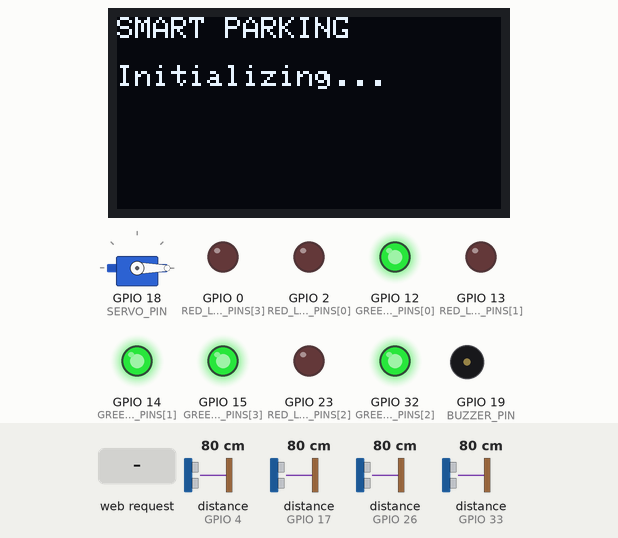
A program run on a simulated ESP32. Parts: 128×64 one-colour display, servo, output pins drawn as LEDs (lit = HIGH), buzzer (waves = sounding, pin HIGH). Wiring (from diagram.json): 4 × ultrasonic range finder: trigger GPIO 5, echo GPIO 17 / trigger GPIO 16, echo GPIO 4 / trigger GPIO 27, echo GPIO 26 / trigger GPIO 25, echo GPIO 33. The inputs (shaded band) are chosen by the test bench; at power-on: distance to the obstacle (sensors on GPIO 4, GPIO 17, GPIO 26, GPIO 33) 80 cm. The echo pulse lasts 58.3 µs per cm; WiFi joins after 1.5 s; servers stay silent unless stated; servo pulses on a pin are drawn as a servo (544–2400 µs = 0–180°); pins used as bus, display or sensor lines are not drawn; what the program prints to the serial monitor is not drawn.

Above: at 0.4 s.
At 3.1 s:
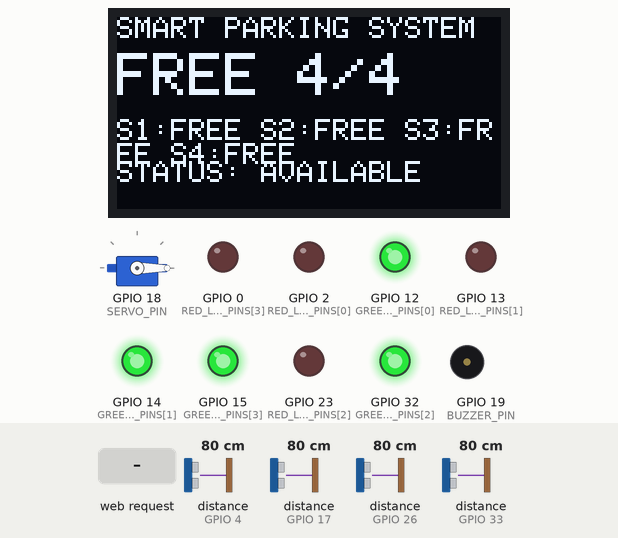
3.2 s: HTTP request GET /api/gate/open received
At 4.7 s:
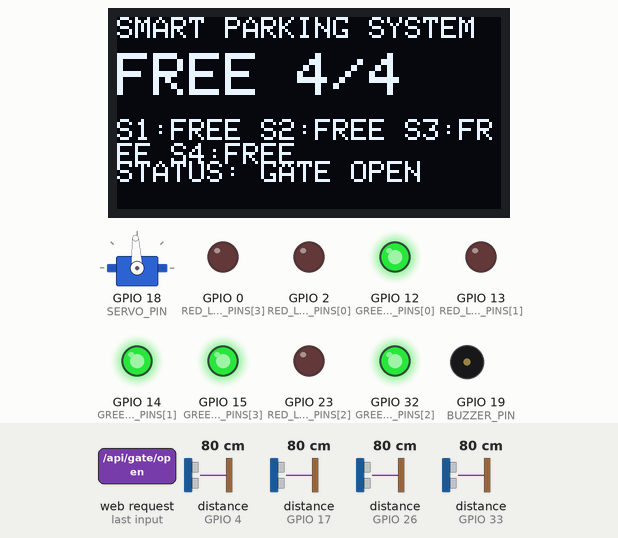
6.2 s: distance to the obstacle (sensor on GPIO 4) set to 37 cm
8.8 s: distance to the obstacle (sensor on GPIO 4) set to 31 cm
At 11.6 s:
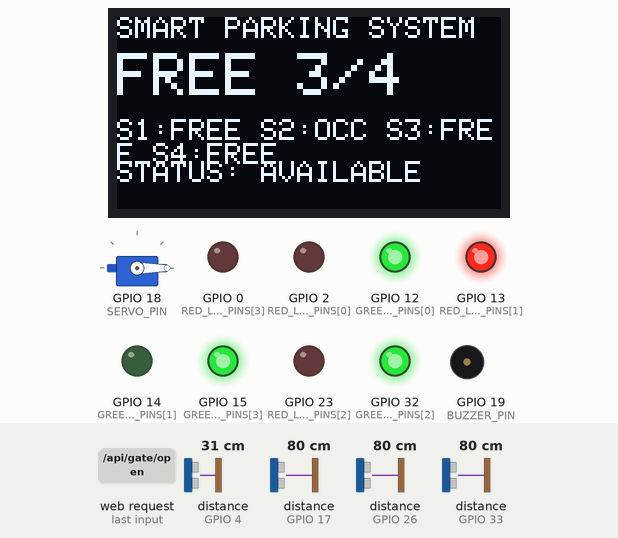
11.8 s: HTTP request GET /api/gate/open received
At 12.4 s:
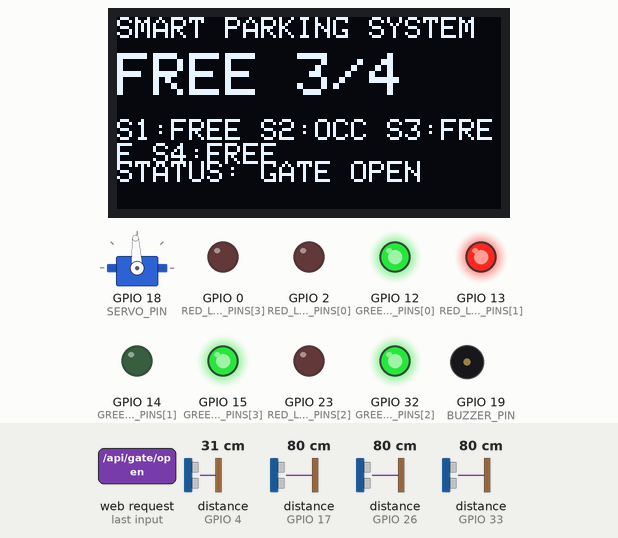
14.8 s: distance to the obstacle (sensor on GPIO 17) set to 38 cm
17.7 s: distance to the obstacle (sensor on GPIO 17) set to 31 cm
At 20.7 s:
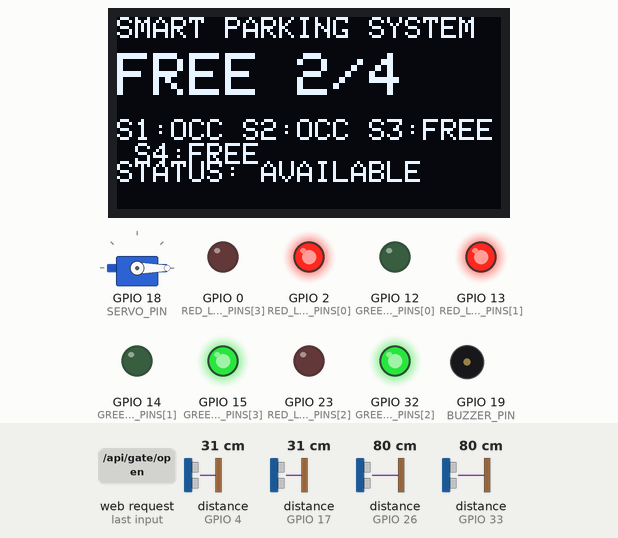
Timing chart, 0 to 21.7 s (numbered marks = the images above; inputs shaded):
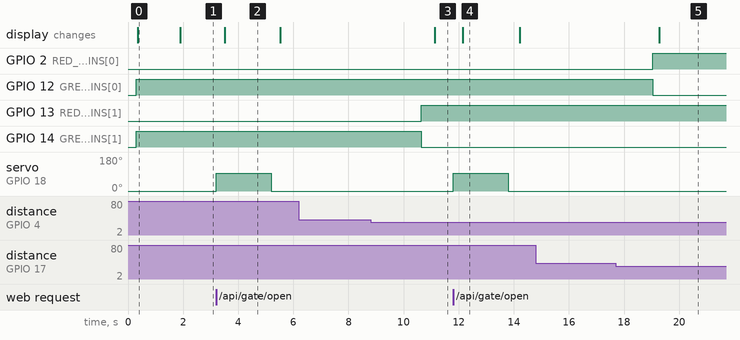

Measured:
- the behaviour switches between 35 and 34 cm on distance to the obstacle (sensor on GPIO 4) (found by bisection; images 2 and 3)
- the behaviour switches between 35 and 34 cm on distance to the obstacle (sensor on GPIO 17) (found by bisection; images 4 and 5)
- after the input at 3.2 s, servo on GPIO 18 (SERVO_PIN): 0° → 93° at once, → 0° 2.0 s later; the display: changes after 0.31 s (image 2)
- after the input at 6.2 s, every drawn part: stays the same
- after the input at 8.8 s, GPIO 13 (RED_LED_PINS[1]): LOW → HIGH after 1.8 s; GPIO 14 (GREEN_LED_PINS[1]): HIGH → LOW after 1.8 s; the display: changes after 2.3 s (image 3)
- after the input at 11.8 s, servo on GPIO 18 (SERVO_PIN): 0° → 93° at once, → 0° 2.0 s later; the display: changes after 0.34 s (image 4)
- after the input at 14.8 s, every drawn part: stays the same
- after the input at 17.7 s, GPIO 2 (RED_LED_PINS[0]): LOW → HIGH after 1.3 s; GPIO 12 (GREEN_LED_PINS[0]): HIGH → LOW after 1.3 s; the display: changes after 1.6 s (image 5)
- what the display in image 0 shows lasts 1.5 s, from 0.4 s to 1.9 s

The program:

main.cpp
```cpp
#include <Arduino.h>
#include <WiFi.h>
#include <WebServer.h>
#include <Wire.h>
#include <Adafruit_GFX.h>
#include <Adafruit_SSD1306.h>

#include "config.h"

// ============================================================
// Smart Parking System - ESP32
// PlatformIO + Arduino framework
// ============================================================

Adafruit_SSD1306 display(128, 64, &Wire, -1);
WebServer server(WEB_PORT);

struct SlotState {
  bool occupied = false;
  bool pending = false;
  bool pendingDecision = false;
  uint32_t pendingSince = 0;
  float distanceCm = 999.0f;
};

SlotState slots[SLOT_COUNT];

bool displayReady = false;
bool wifiStationConnected = false;
bool apMode = false;

bool gateOpen = false;
uint32_t gateOpenedAt = 0;

uint32_t lastSensorScan = 0;
uint32_t lastOledUpdate = 0;
uint32_t lastSerialUpdate = 0;
uint32_t lastFullAlert = 0;

// -----------------------------
// Helpers
// -----------------------------

String slotLabel(uint8_t index) {
  return "S" + String(index + 1);
}

uint8_t availableSlots() {
  uint8_t freeCount = 0;
  for (uint8_t i = 0; i < SLOT_COUNT; ++i) {
    if (!slots[i].occupied) {
      ++freeCount;
    }
  }
  return freeCount;
}

// -----------------------------
// Ultrasonic sensor
// -----------------------------

float readDistanceOnce(uint8_t trigPin, uint8_t echoPin) {
  digitalWrite(trigPin, LOW);
  delayMicroseconds(3);

  digitalWrite(trigPin, HIGH);
  delayMicroseconds(10);
  digitalWrite(trigPin, LOW);

  unsigned long pulseUs = pulseIn(echoPin, HIGH, ECHO_TIMEOUT_US);

  if (pulseUs == 0) {
    return NAN;
  }

  float cm = static_cast<float>(pulseUs) / 58.0f;

  if (cm < 2.0f || cm > 400.0f) {
    return NAN;
  }

  return cm;
}

float averageValid(float values[], uint8_t count) {
  // Simple insertion sort.
  for (uint8_t i = 1; i < count; ++i) {
    float key = values[i];
    int8_t j = static_cast<int8_t>(i) - 1;

    while (j >= 0 && values[j] > key) {
      values[j + 1] = values[j];
      --j;
    }
    values[j + 1] = key;
  }

  // Trim one low and one high value when enough valid samples exist.
  uint8_t start = (count >= 5) ? 1 : 0;
  uint8_t end = (count >= 5) ? count - 1 : count;

  float sum = 0.0f;
  uint8_t used = 0;

  for (uint8_t i = start; i < end; ++i) {
    sum += values[i];
    ++used;
  }

  return used ? sum / used : NAN;
}

float readFilteredDistance(uint8_t index) {
  float values[SENSOR_SAMPLES];
  uint8_t validCount = 0;

  for (uint8_t i = 0; i < SENSOR_SAMPLES; ++i) {
    float cm = readDistanceOnce(TRIG_PINS[index], ECHO_PINS[index]);

    if (!isnan(cm)) {
      values[validCount++] = cm;
    }

    delay(4);
  }

  if (validCount < 2) {
    return 999.0f;
  }

  float result = averageValid(values, validCount);
  return isnan(result) ? 999.0f : result;
}

// -----------------------------
// LEDs and slot state
// -----------------------------

void updateSlotLeds(uint8_t index) {
  if (slots[index].occupied) {
    digitalWrite(GREEN_LED_PINS[index], LOW);
    digitalWrite(RED_LED_PINS[index], HIGH);
  } else {
    digitalWrite(GREEN_LED_PINS[index], HIGH);
    digitalWrite(RED_LED_PINS[index], LOW);
  }
}

void updateSlotState(uint8_t index, float distanceCm) {
  slots[index].distanceCm = distanceCm;

  // Invalid/no-echo readings are treated as FREE for safety.
  bool decision = distanceCm < OCCUPIED_THRESHOLD_CM[index];

  if (decision == slots[index].occupied) {
    slots[index].pending = false;
    return;
  }

  if (!slots[index].pending || slots[index].pendingDecision != decision) {
    slots[index].pending = true;
    slots[index].pendingDecision = decision;
    slots[index].pendingSince = millis();
    return;
  }

  if (millis() - slots[index].pendingSince >= STATE_DEBOUNCE_MS) {
    slots[index].occupied = decision;
    slots[index].pending = false;
    updateSlotLeds(index);
  }
}

// -----------------------------
// Servo gate - ESP32 Arduino core 3.x LEDC API
// -----------------------------

uint32_t servoDutyFromAngle(uint8_t angle) {
  // 0.5 ms to 2.5 ms pulse width over a 20 ms period.
  const float pulseUs = 500.0f + (static_cast<float>(angle) / 180.0f) * 2000.0f;
  const float maxDuty = static_cast<float>((1UL << SERVO_RESOLUTION_BITS) - 1UL);
  return static_cast<uint32_t>((pulseUs / 20000.0f) * maxDuty);
}

void setGateAngle(uint8_t angle) {
  angle = constrain(angle, 0, 180);
  ledcWrite(SERVO_PIN, servoDutyFromAngle(angle));
  gateOpen = (angle > 45);
}

void openGate() {
  if (availableSlots() == 0) {
    return;
  }

  setGateAngle(GATE_OPEN_ANGLE);
  gateOpenedAt = millis();
}

void closeGate() {
  setGateAngle(GATE_CLOSED_ANGLE);
}

void serviceGate() {
  if (gateOpen && millis() - gateOpenedAt >= GATE_OPEN_TIME_MS) {
    closeGate();
  }
}

// -----------------------------
// Buzzer
// -----------------------------

void beepFullAlert() {
  digitalWrite(BUZZER_PIN, HIGH);
  delay(120);
  digitalWrite(BUZZER_PIN, LOW);
  delay(120);
  digitalWrite(BUZZER_PIN, HIGH);
  delay(120);
  digitalWrite(BUZZER_PIN, LOW);
}

// -----------------------------
// OLED
// -----------------------------

void drawOLED() {
  if (!displayReady) {
    return;
  }

  uint8_t freeCount = availableSlots();

  display.clearDisplay();
  display.setTextColor(SSD1306_WHITE);

  display.setTextSize(1);
  display.setCursor(0, 0);
  display.println("SMART PARKING SYSTEM");

  display.setTextSize(2);
  display.setCursor(0, 12);
  display.print("FREE ");
  display.print(freeCount);
  display.print("/");
  display.println(SLOT_COUNT);

  display.setTextSize(1);
  display.setCursor(0, 34);

  for (uint8_t i = 0; i < SLOT_COUNT; ++i) {
    display.print(slotLabel(i));
    display.print(":");
    display.print(slots[i].occupied ? "OCC " : "FREE ");
  }

  display.setCursor(0, 48);

  if (freeCount == 0) {
    display.println("STATUS: PARKING FULL");
  } else if (gateOpen) {
    display.println("STATUS: GATE OPEN");
  } else {
    display.println("STATUS: AVAILABLE");
  }

  display.display();
}

// -----------------------------
// Serial output
// -----------------------------

void printStatus() {
  Serial.println();
  Serial.println("================================");
  Serial.println(" SMART PARKING SYSTEM");
  Serial.println("================================");

  for (uint8_t i = 0; i < SLOT_COUNT; ++i) {
    Serial.print(slotLabel(i));
    Serial.print(" | Distance: ");
    Serial.print(slots[i].distanceCm, 1);
    Serial.print(" cm | ");
    Serial.println(slots[i].occupied ? "OCCUPIED" : "FREE");
  }

  Serial.print("Available slots: ");
  Serial.print(availableSlots());
  Serial.print("/");
  Serial.println(SLOT_COUNT);

  Serial.print("Gate: ");
  Serial.println(gateOpen ? "OPEN" : "CLOSED");

  if (apMode) {
    Serial.print("AP address: http://");
    Serial.println(WiFi.softAPIP());
  } else if (wifiStationConnected) {
    Serial.print("Web address: http://");
    Serial.println(WiFi.localIP());
  }

  Serial.println("================================");
}

// -----------------------------
// Wi-Fi
// -----------------------------

void startWiFi() {
  WiFi.mode(WIFI_STA);
  WiFi.begin(WIFI_SSID, WIFI_PASSWORD);

  Serial.print("Connecting to Wi-Fi");

  uint32_t started = millis();

  while (WiFi.status() != WL_CONNECTED && millis() - started < 10000) {
    delay(250);
    Serial.print(".");
  }

  Serial.println();

  if (WiFi.status() == WL_CONNECTED) {
    wifiStationConnected = true;
    apMode = false;

    Serial.print("Wi-Fi connected. IP: ");
    Serial.println(WiFi.localIP());
    return;
  }

  Serial.println("Station connection failed.");
  Serial.println("Starting fallback access point...");

  WiFi.disconnect(true);
  delay(100);

  WiFi.mode(WIFI_AP);
  apMode = WiFi.softAP(AP_SSID, AP_PASSWORD);

  if (apMode) {
    Serial.print("AP started. IP: ");
    Serial.println(WiFi.softAPIP());
  } else {
    Serial.println("ERROR: Could not start AP.");
  }
}

// -----------------------------
// Web UI
// -----------------------------

String makeSlotCards() {
  String html;

  for (uint8_t i = 0; i < SLOT_COUNT; ++i) {
    bool occupied = slots[i].occupied;

    html += "<div class='card ";
    html += occupied ? "occ" : "free";
    html += "'>";

    html += "<div class='slot-title'>";
    html += slotLabel(i);
    html += "</div>";

    html += "<div class='state'>";
    html += occupied ? "OCCUPIED" : "FREE";
    html += "</div>";

    html += "<div class='distance'>";
    html += String(slots[i].distanceCm, 1);
    html += " cm</div>";

    html += "</div>";
  }

  return html;
}

String webPage() {
  uint8_t freeCount = availableSlots();

  String html = R"HTML(
<!DOCTYPE html>
<html>
<head>
<meta name="viewport" content="width=device-width,initial-scale=1">
<meta http-equiv="refresh" content="3">
<title>Smart Parking</title>
<style>
*{box-sizing:border-box}
body{margin:0;font-family:Arial,sans-serif;background:#0b1020;color:#f4f7fb}
.wrap{max-width:1000px;margin:auto;padding:28px}
.header{background:linear-gradient(135deg,#18213d,#10172c);padding:26px;border-radius:18px;border:1px solid #2d395c}
h1{margin:0 0 8px;font-size:30px}
.sub{color:#aab6d4}
.summary{display:flex;gap:16px;flex-wrap:wrap;margin:20px 0}
.metric{flex:1;min-width:200px;background:#121a31;border:1px solid #2d395c;border-radius:16px;padding:20px}
.metric b{display:block;font-size:38px;margin-top:8px}
.grid{display:grid;grid-template-columns:repeat(auto-fit,minmax(190px,1fr));gap:16px}
.card{padding:22px;border-radius:16px;border:2px solid}
.free{border-color:#22c55e;background:#0d2518}
.occ{border-color:#ef4444;background:#2b1015}
.slot-title{font-size:20px;font-weight:bold}
.state{font-size:24px;font-weight:bold;margin:12px 0}
.distance{color:#b7c2da}
.actions{margin-top:20px;display:flex;gap:12px;flex-wrap:wrap}
button{border:0;border-radius:12px;padding:13px 18px;font-weight:bold;cursor:pointer}
.open{background:#22c55e;color:#041108}
.close{background:#ef4444;color:white}
.footer{margin-top:22px;color:#7f8baa;font-size:13px}
</style>
</head>
<body>
<div class="wrap">
<div class="header">
<h1>SMART PARKING SYSTEM</h1>
<div class="sub">ESP32 real-time parking monitoring dashboard</div>
</div>

<div class="summary">
<div class="metric">Available slots<b>)HTML";

  html += String(freeCount);

  html += R"HTML(</b></div>
<div class="metric">Total slots<b>)HTML";

  html += String(SLOT_COUNT);

  html += R"HTML(</b></div>
<div class="metric">Gate<b>)HTML";

  html += gateOpen ? "OPEN" : "CLOSED";

  html += R"HTML(</b></div>
</div>

<div class="grid">)HTML";

  html += makeSlotCards();

  html += R"HTML(</div>

<div class="actions">
<button class="open" onclick="fetch('/api/gate/open').then(()=>location.reload())">OPEN GATE</button>
<button class="close" onclick="fetch('/api/gate/close').then(()=>location.reload())">CLOSE GATE</button>
</div>

<div class="footer">Auto refresh: 3 seconds</div>
</div>
</body>
</html>
)HTML";

  return html;
}

void handleRoot() {
  server.send(200, "text/html", webPage());
}

void handleApiStatus() {
  String json = "{";
  json += "\"available\":" + String(availableSlots()) + ",";
  json += "\"total\":" + String(SLOT_COUNT) + ",";
  json += "\"gateOpen\":" + String(gateOpen ? "true" : "false") + ",";
  json += "\"slots\":[";

  for (uint8_t i = 0; i < SLOT_COUNT; ++i) {
    if (i > 0) {
      json += ",";
    }

    json += "{";
    json += "\"id\":" + String(i + 1) + ",";
    json += "\"occupied\":" + String(slots[i].occupied ? "true" : "false") + ",";
    json += "\"distanceCm\":" + String(slots[i].distanceCm, 1);
    json += "}";
  }

  json += "]}";

  server.send(200, "application/json", json);
}

void handleGateOpen() {
  if (availableSlots() == 0) {
    server.send(409, "text/plain", "PARKING FULL - gate remains closed");
    return;
  }

  openGate();
  server.send(200, "text/plain", "Gate opened");
}

void handleGateClose() {
  closeGate();
  server.send(200, "text/plain", "Gate closed");
}

void setupWebServer() {
  server.on("/", HTTP_GET, handleRoot);
  server.on("/api/status", HTTP_GET, handleApiStatus);
  server.on("/api/gate/open", HTTP_GET, handleGateOpen);
  server.on("/api/gate/close", HTTP_GET, handleGateClose);
  server.begin();

  Serial.println("Web server started.");
}

// -----------------------------
// Setup
// -----------------------------

void setup() {
  Serial.begin(115200);
  delay(300);

  Serial.println();
  Serial.println("================================");
  Serial.println(" SMART PARKING SYSTEM BOOT");
  Serial.println(" ESP32 + PlatformIO");
  Serial.println("================================");

  // GPIO setup
  for (uint8_t i = 0; i < SLOT_COUNT; ++i) {
    pinMode(TRIG_PINS[i], OUTPUT);
    pinMode(ECHO_PINS[i], INPUT);

    pinMode(GREEN_LED_PINS[i], OUTPUT);
    pinMode(RED_LED_PINS[i], OUTPUT);

    digitalWrite(TRIG_PINS[i], LOW);
    digitalWrite(GREEN_LED_PINS[i], LOW);
    digitalWrite(RED_LED_PINS[i], LOW);

    slots[i] = SlotState{};
    slots[i].distanceCm = 999.0f;

    updateSlotLeds(i);
  }

  pinMode(BUZZER_PIN, OUTPUT);
  digitalWrite(BUZZER_PIN, LOW);

  // OLED
  Wire.begin(OLED_SDA, OLED_SCL);

  displayReady = display.begin(
    SSD1306_SWITCHCAPVCC,
    OLED_ADDRESS
  );

  if (displayReady) {
    display.clearDisplay();
    display.setTextColor(SSD1306_WHITE);
    display.setTextSize(1);
    display.setCursor(0, 0);
    display.println("SMART PARKING");
    display.println();
    display.println("Initializing...");
    display.display();
  } else {
    Serial.println("WARNING: OLED not detected.");
  }

  // Servo: Arduino-ESP32 3.x LEDC API.
  // The old ledcSetup()/ledcAttachPin() API is intentionally not used.
  if (!ledcAttachChannel(
        SERVO_PIN,
        SERVO_FREQ_HZ,
        SERVO_RESOLUTION_BITS,
        SERVO_CHANNEL)) {
    Serial.println("ERROR: Servo LEDC attach failed.");
  }

  closeGate();

  startWiFi();
  setupWebServer();

  drawOLED();
  printStatus();

  Serial.println("SYSTEM READY");
}

void loop() {
  server.handleClient();
  serviceGate();

  // Scan sensors at a controlled interval.
  if (millis() - lastSensorScan >= SENSOR_SCAN_INTERVAL_MS) {
    lastSensorScan = millis();

    // Read one sensor per scan. This avoids blocking all four sensors at once.
    static uint8_t sensorIndex = 0;

    float distance = readFilteredDistance(sensorIndex);
    updateSlotState(sensorIndex, distance);

    ++sensorIndex;
    if (sensorIndex >= SLOT_COUNT) {
      sensorIndex = 0;
    }
  }

  // OLED refresh.
  if (millis() - lastOledUpdate >= OLED_UPDATE_MS) {
    lastOledUpdate = millis();
    drawOLED();
  }

  // Serial status.
  if (millis() - lastSerialUpdate >= SERIAL_UPDATE_MS) {
    lastSerialUpdate = millis();
    printStatus();
  }

  // Parking-full alert.
  if (availableSlots() == 0 &&
      !gateOpen &&
      millis() - lastFullAlert >= FULL_ALERT_INTERVAL_MS) {
    lastFullAlert = millis();
    beepFullAlert();
  }
}
```

config.h
```cpp
#pragma once

// ===============================
// Smart Parking System Configuration
// ===============================

#include <Arduino.h>

constexpr uint8_t SLOT_COUNT = 4;

// OLED I2C
constexpr uint8_t OLED_SDA = 21;
constexpr uint8_t OLED_SCL = 22;
constexpr uint8_t OLED_ADDRESS = 0x3C;

// Servo gate
constexpr uint8_t SERVO_PIN = 18;
constexpr uint16_t SERVO_FREQ_HZ = 50;
constexpr uint8_t SERVO_RESOLUTION_BITS = 16;
constexpr uint16_t SERVO_CHANNEL = 3; // used on ESP32 Arduino core 3.x
constexpr uint8_t GATE_CLOSED_ANGLE = 0;
constexpr uint8_t GATE_OPEN_ANGLE = 90;

// Buzzer
constexpr uint8_t BUZZER_PIN = 19;

// HC-SR04 TRIG/ECHO pairs
constexpr uint8_t TRIG_PINS[SLOT_COUNT] = {5, 16, 27, 25};
constexpr uint8_t ECHO_PINS[SLOT_COUNT] = {17, 4, 26, 33};

// Two LEDs per slot: green = free, red = occupied.
// IMPORTANT: GPIO34 is input-only on the ESP32, so the old mapping
// {15,34} was invalid for a red LED. GPIO0 is used instead.
constexpr uint8_t GREEN_LED_PINS[SLOT_COUNT] = {12, 14, 32, 15};
constexpr uint8_t RED_LED_PINS[SLOT_COUNT]   = {2, 13, 23, 0};

// Parking thresholds (cm)
constexpr float OCCUPIED_THRESHOLD_CM[SLOT_COUNT] = {35.0f, 35.0f, 35.0f, 35.0f};

// Sensor filtering / debounce
constexpr uint8_t SENSOR_SAMPLES = 5;
constexpr uint32_t ECHO_TIMEOUT_US = 25000;
constexpr uint32_t STATE_DEBOUNCE_MS = 800;
constexpr uint32_t SENSOR_SCAN_INTERVAL_MS = 150;

// UI / alert timing
constexpr uint32_t OLED_UPDATE_MS = 500;
constexpr uint32_t SERIAL_UPDATE_MS = 2000;
constexpr uint32_t FULL_ALERT_INTERVAL_MS = 3000;

// Web
constexpr uint16_t WEB_PORT = 80;

// Wi-Fi
// For Wokwi use:
//   SSID = "Wokwi-GUEST"
//   PASSWORD = ""
// For your real Wi-Fi, replace both values.
constexpr char WIFI_SSID[] = "Wokwi-GUEST";
constexpr char WIFI_PASSWORD[] = "";

// If station Wi-Fi fails, ESP32 creates this fallback AP.
constexpr char AP_SSID[] = "SmartParking-ESP32";
constexpr char AP_PASSWORD[] = "12345678";

// Safety: gate opens only through the web "Open Gate" command.
constexpr uint32_t GATE_OPEN_TIME_MS = 2000;
```
